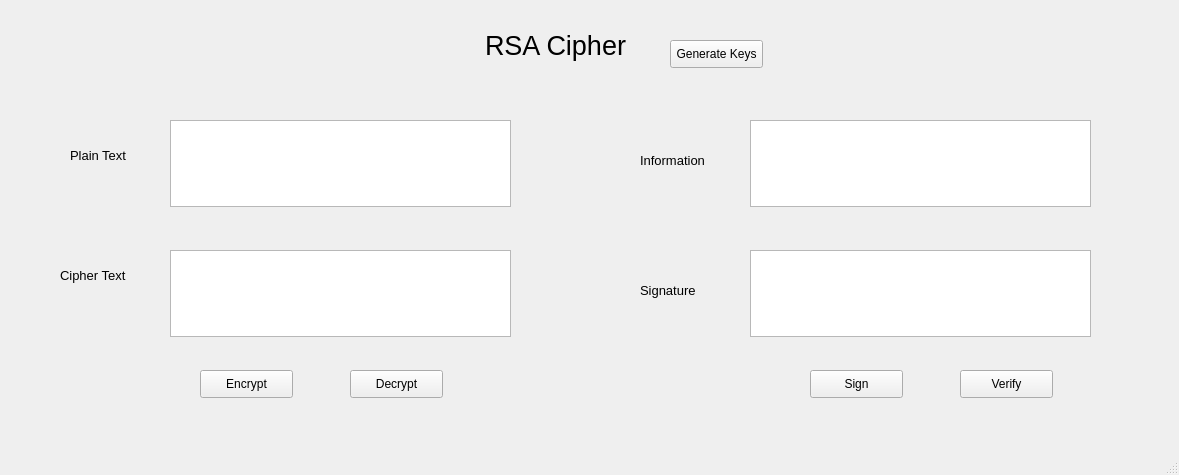
<?xml version="1.0" encoding="UTF-8"?>
<ui version="4.0">
 <class>MainWindow</class>
 <widget class="QMainWindow" name="MainWindow">
  <property name="geometry">
   <rect>
    <x>0</x>
    <y>0</y>
    <width>1179</width>
    <height>475</height>
   </rect>
  </property>
  <property name="windowTitle">
   <string>RSA Cipher - rsa.ui</string>
  </property>
  <widget class="QWidget" name="centralwidget">
   <widget class="QLabel" name="label">
    <property name="geometry">
     <rect>
      <x>450</x>
      <y>10</y>
      <width>211</width>
      <height>71</height>
     </rect>
    </property>
    <property name="font">
     <font>
      <pointsize>20</pointsize>
     </font>
    </property>
    <property name="text">
     <string>RSA Cipher</string>
    </property>
    <property name="alignment">
     <set>Qt::AlignCenter</set>
    </property>
   </widget>
   <widget class="QLabel" name="label_2">
    <property name="geometry">
     <rect>
      <x>70</x>
      <y>140</y>
      <width>81</width>
      <height>31</height>
     </rect>
    </property>
    <property name="font">
     <font>
      <pointsize>10</pointsize>
     </font>
    </property>
    <property name="text">
     <string>Plain Text</string>
    </property>
   </widget>
   <widget class="QLabel" name="label_3">
    <property name="geometry">
     <rect>
      <x>60</x>
      <y>260</y>
      <width>91</width>
      <height>31</height>
     </rect>
    </property>
    <property name="font">
     <font>
      <pointsize>10</pointsize>
     </font>
    </property>
    <property name="text">
     <string>Cipher Text</string>
    </property>
   </widget>
   <widget class="QLabel" name="label_4">
    <property name="geometry">
     <rect>
      <x>640</x>
      <y>140</y>
      <width>91</width>
      <height>41</height>
     </rect>
    </property>
    <property name="font">
     <font>
      <pointsize>10</pointsize>
     </font>
    </property>
    <property name="text">
     <string>Information</string>
    </property>
   </widget>
   <widget class="QLabel" name="label_5">
    <property name="geometry">
     <rect>
      <x>640</x>
      <y>270</y>
      <width>81</width>
      <height>41</height>
     </rect>
    </property>
    <property name="font">
     <font>
      <pointsize>10</pointsize>
     </font>
    </property>
    <property name="text">
     <string>Signature</string>
    </property>
   </widget>
   <widget class="QPlainTextEdit" name="txt_plain_text">
    <property name="geometry">
     <rect>
      <x>170</x>
      <y>120</y>
      <width>341</width>
      <height>87</height>
     </rect>
    </property>
   </widget>
   <widget class="QPlainTextEdit" name="txt_cipher_text">
    <property name="geometry">
     <rect>
      <x>170</x>
      <y>250</y>
      <width>341</width>
      <height>87</height>
     </rect>
    </property>
   </widget>
   <widget class="QPlainTextEdit" name="txt_sign">
    <property name="geometry">
     <rect>
      <x>750</x>
      <y>250</y>
      <width>341</width>
      <height>87</height>
     </rect>
    </property>
   </widget>
   <widget class="QPlainTextEdit" name="txt_info">
    <property name="geometry">
     <rect>
      <x>750</x>
      <y>120</y>
      <width>341</width>
      <height>87</height>
     </rect>
    </property>
   </widget>
   <widget class="QPushButton" name="btn_gen_keys">
    <property name="geometry">
     <rect>
      <x>670</x>
      <y>40</y>
      <width>93</width>
      <height>28</height>
     </rect>
    </property>
    <property name="text">
     <string>Generate Keys</string>
    </property>
   </widget>
   <widget class="QPushButton" name="btn_encrypt">
    <property name="geometry">
     <rect>
      <x>200</x>
      <y>370</y>
      <width>93</width>
      <height>28</height>
     </rect>
    </property>
    <property name="text">
     <string>Encrypt</string>
    </property>
   </widget>
   <widget class="QPushButton" name="btn_decrypt">
    <property name="geometry">
     <rect>
      <x>350</x>
      <y>370</y>
      <width>93</width>
      <height>28</height>
     </rect>
    </property>
    <property name="text">
     <string>Decrypt</string>
    </property>
   </widget>
   <widget class="QPushButton" name="btn_verify">
    <property name="geometry">
     <rect>
      <x>960</x>
      <y>370</y>
      <width>93</width>
      <height>28</height>
     </rect>
    </property>
    <property name="text">
     <string>Verify</string>
    </property>
   </widget>
   <widget class="QPushButton" name="btn_sign">
    <property name="geometry">
     <rect>
      <x>810</x>
      <y>370</y>
      <width>93</width>
      <height>28</height>
     </rect>
    </property>
    <property name="text">
     <string>Sign</string>
    </property>
   </widget>
  </widget>
  <widget class="QStatusBar" name="statusbar"/>
 </widget>
 <resources/>
 <connections/>
</ui>
